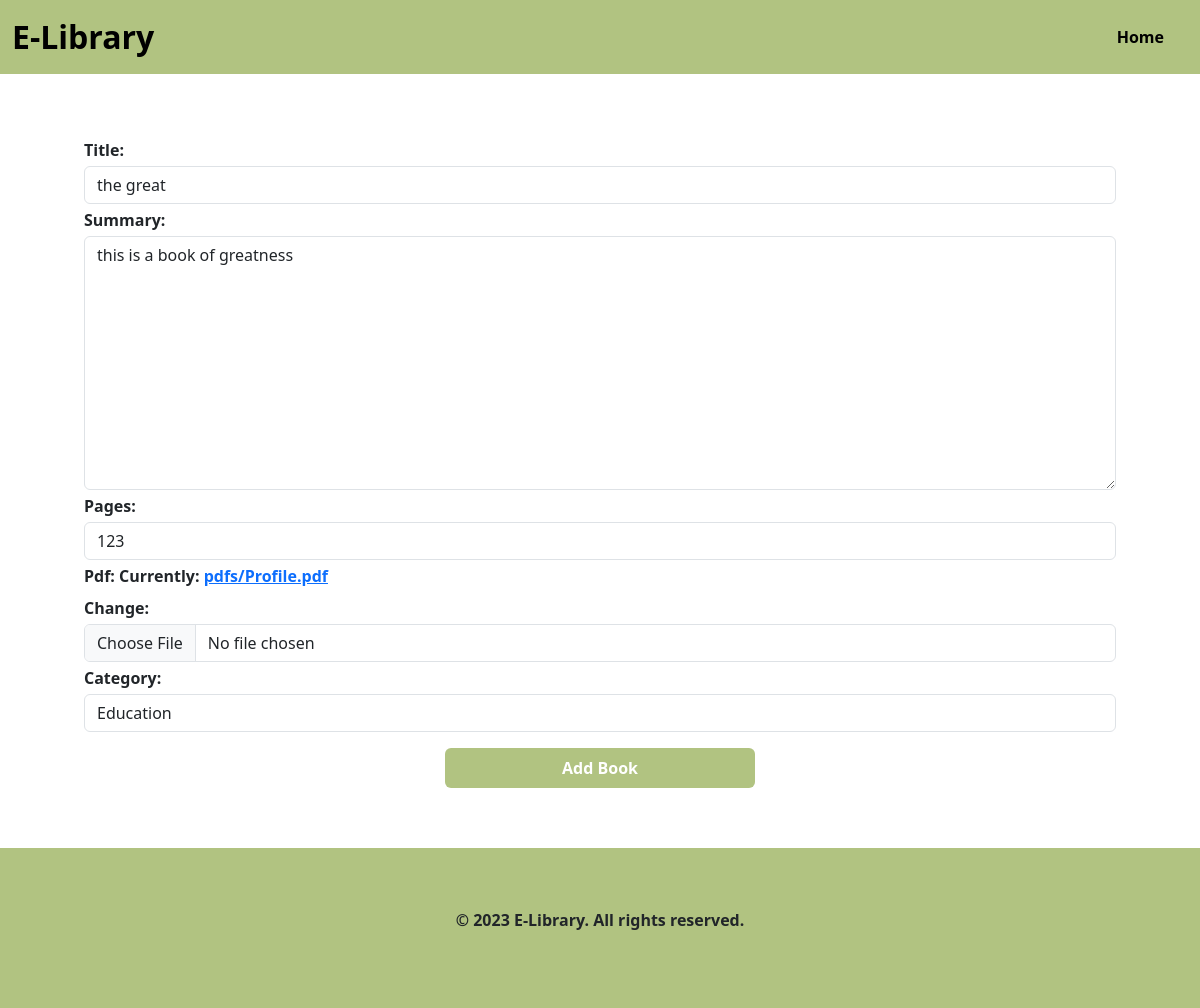
Page /editBook/7 on the committed database.
### elibrary_app/models.py (models this page shows, shortened)
class EBooksModel(models.Model):
	title = models.CharField(max_length = 80)
	summary = models.TextField(max_length=2000)
	pages = models.CharField(max_length=80)
	pdf = models.FileField(upload_to='pdfs/')
	author = models.CharField(max_length=80)
	category = models.CharField(max_length=80)
	author_id = models.IntegerField(default=0)

### elibrary_app/views.py (the view)
# urls.py: path('editBook/<int:book_id>', views.editBook, name='editBook'),
def editBook(request,book_id):
	book = EBooksModel.objects.get(id=book_id)
	if request.method == 'POST':
		form = EBooksForm(request.POST, request.FILES,instance=book)
		if form.is_valid():
			form.save()
			print()
			print()
			print("Book updated successfully")
			print()
			print()
			return redirect('home')
		else:
			print(form.errors)
	else:
		form = EBooksForm(instance=book)
	return render(request, 'editBook.html', {'form': form,'book':book})

### elibrary_app/forms.py
class EBooksForm(forms.ModelForm):
	CATEGORY_CHOICES = [
		('Education', 'Education'),
		('Fiction', 'Fiction'),
		('Science', 'Science'),
	]
	category = forms.ChoiceField(choices=CATEGORY_CHOICES)
	class Meta:
		model = EBooksModel
		fields = ['title', 'summary', 'pages', 'pdf', 'category']
	def __init__(self, *args, **kwargs):
		super(EBooksForm, self).__init__(*args, **kwargs)
		self.fields['title'].widget.attrs.update({'class': 'form-control', 'placeholder': 'Enter title'})
		self.fields['summary'].widget.attrs.update({'class': 'form-control', 'placeholder': 'Enter summary'})
		self.fields['pages'].widget.attrs.update({'class': 'form-control', 'placeholder': 'Enter pages'})
		self.fields['pdf'].widget.attrs.update({'class': 'form-control', 'placeholder': 'Enter pdf'})
		self.fields['category'].widget.attrs.update({'class': 'form-control', 'placeholder': 'Select category'})
		for field_name, field in self.fields.items():
			field.required = True

### elibrary_app/templates/editBook.html (shortened to what this page needs)
{% load static %}
<!doctype html>
<html lang="en">
<head>
	<link href="https://cdn.jsdelivr.net/npm/bootstrap@5.3.2/dist/css/bootstrap.min.css" rel="stylesheet">
	<link rel="stylesheet" href="{% static 'css/style.css' %}"/>
	<link rel="stylesheet" href="{% static 'css/addBook.css' %}"/>
</head>
<body>
	<section class="navbar--section">
	<nav class="navbar navbar-expand-lg ">
		<div class="container-fluid">
		<a class="navbar-brand" href="#">E-Library</a>
		<div class="collapse navbar-collapse justify-content-end" id="navbarNav">
			<ul class="navbar-nav">
			<li class="nav-item">
				<a class="active nav-link " aria-current="page" href="/">Home</a>
			</li>
			</ul>
		</div>
		</div>
	</nav>
	</section>
	<section class="add--section">
		<form method="post" action="{% url 'editBook' book.id %}" enctype="multipart/form-data">
			{{form}}
			<button type="submit" class="btn btn-primary mt-3">Add Book</button>
		</form>
	</section>
	<section class="footer--section">
	<div class="container-fluid text-center">
		<div class="footer--items row">
		<div class="footer--details col-lg-12">
			<p>© 2023 E-Library. All rights reserved.</p>
		</div>
		</div>
</body>
</html>

### static/css/style.css (style rules this page uses)
.navbar { background-color: #B1C381; font-weight: 600; }
.nav-link { margin: 0 1rem; }
.navbar-brand { font-size: 2rem; }
.footer--section { padding: 5% 7%; background-color: #B1C381; font-weight: 600; }

### static/css/addBook.css (style rules this page uses)
.add--section { padding: 5% 7%; font-weight: 600; }
.add--section form { display: flex; flex-direction: column; line-height: 2rem; }
.btn { width: 30%; margin: 0 auto; padding: 0.5rem; background-color: #B1C381; color: #fff; border: none; font-weight: 600; }

### rows in the picture
EBooksModel: title "the great", summary "this is a book of greatness", pages "123", category "Education"
